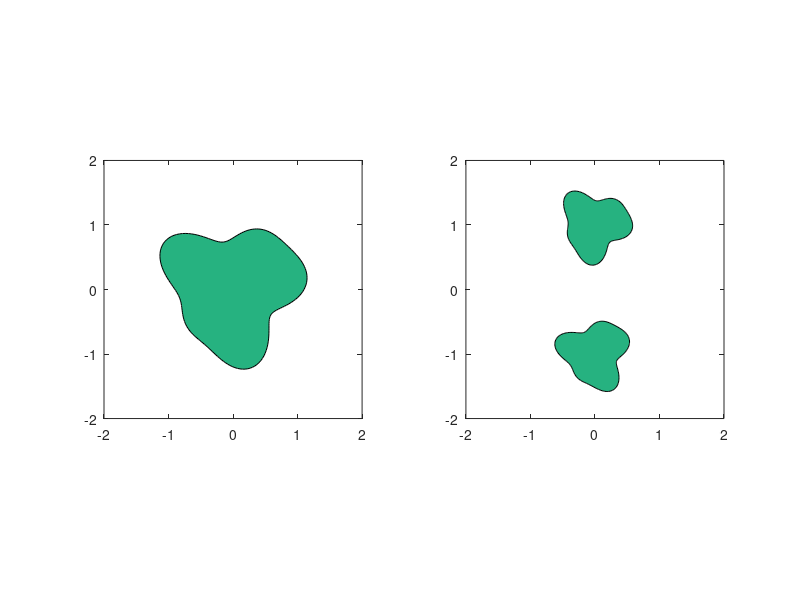

Write MATLAB code to recreate this figure.
theta = linspace(0,2*pi,200);

r_base = 1;
r_distort = 0.2*sin(3*theta) + 0.1*cos(5*theta);

r = r_base + r_distort;

x = r .* cos(theta);
y = r .* sin(theta);

subplot(1,2,1)
fill(x,y,[0.15 0.7 0.5])
axis equal
xlim([-2 2])
ylim([-2 2])

x = r .* cos(theta+50)/2;
y = r .* sin(theta+50)/2+1;

x2 = r .* cos(theta-50)/2;
y2 = r .* sin(theta-50)/2-1;

subplot(1,2,2)
fill(x,y,[0.15 0.7 0.5],x2,y2,[0.15 0.7 0.5])
axis equal

xlim([-2 2])
ylim([-2 2])
